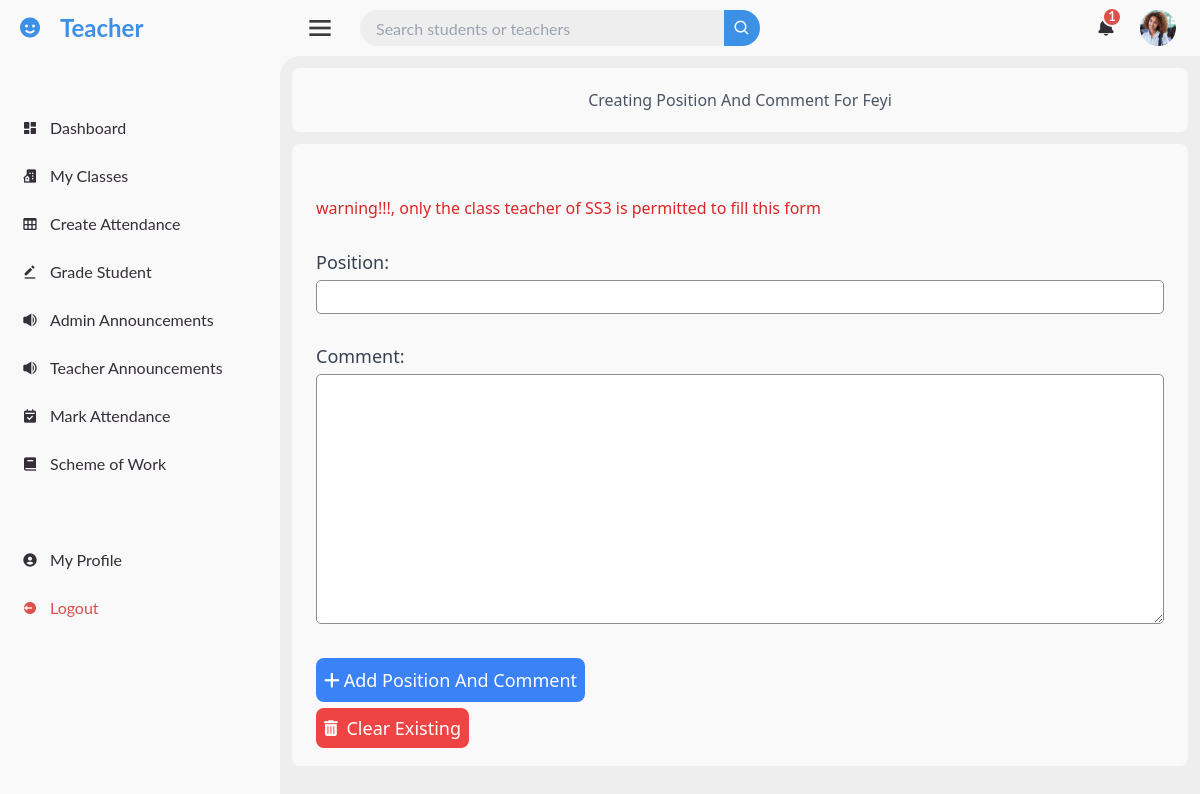
/admin_dashboard/mystudents/grade-student-position/4/student_position_and_comment/ (signed in), run on the app's committed database.
### accounts/models.py (models this page shows, shortened)
class CustomUser(AbstractUser):
    email = models.EmailField(unique=True)
    is_approved = models.BooleanField(default=False)
    is_teacher = models.BooleanField(default=False)
    is_student = models.BooleanField(default=False)
    profile_photo = models.ImageField(upload_to='profile_photo/', default='default.jpg', blank=True, null=True)
    USERNAME_FIELD = 'email'
    REQUIRED_FIELDS = ['first_name', 'last_name']
    objects = CustomUserManager()

### administration/models.py (models this page shows)
class Student(models.Model):
    user = models.OneToOneField(User, on_delete=models.CASCADE, related_name="student_profile")
    student_class = models.ForeignKey(Class, on_delete=models.SET_NULL, null=True, related_name='students')
    home_address = models.TextField()
    parent_or_guardian_name = models.CharField(max_length=100)
    parent_or_guardian_phone_number = models.CharField(max_length=15)
    parent_email = models.EmailField(blank=True, null=True, default=None)
    def __str__(self):
        return f"{self.user.first_name} {self.user.last_name}"

### classes/models.py (models this page shows)
class Class(models.Model):
    name = models.CharField(max_length=100)
    subjects = models.ManyToManyField(Subject, related_name='classes')
    def __str__(self):
        return self.name

### teacher/views.py (the view)
# urls.py: path('admin_dashboard/mystudents/grade-student-position/<int:student_id>/student_position_and_comment/', views.student_position_and_comment, name='student_position_and_comment'),
@login_required
def student_position_and_comment(request, student_id):
    if not request.user.is_teacher:
        return HttpResponseForbidden('You do not have permission to access this page.')
    student = get_object_or_404(Student, id=student_id)
    student_position = StudentPosition.objects.filter(student=student).first()
    if request.method == "POST":
        if student_position:
            form = StudentPositionForm(request.POST, instance=student_position)
        else:
            form = StudentPositionForm(request.POST)
        if form.is_valid():
            position_form = form.save(commit=False)
            position_form.student=student
            position_form.save()
            messages.success(request, 'Student Position And Comment Successfully Created')
            return redirect('teacher_class_student_details', student_id=student.user.id)
    else:
        if student_position:
            form =  StudentPositionForm(instance=student_position)
        else:
            form =  StudentPositionForm()
    context={
        'student':student,
        'form':form
    }
    return render(request, 'dashboards/all_teacher_pages/student_position_and_comment.html', context)

### teacher/forms.py
class StudentPositionForm(forms.ModelForm):
    class Meta:
        model = StudentPosition
        fields = ['position', 'comment']
        widgets = {
            'position': forms.TextInput(attrs={'class': 'final-grade'}),
            'comment': forms.Textarea(attrs={'class': 'final-grade'}),
        }

### administration/context_processors.py (called while the page is built)
def notifications(request):
    all_notification, total_notifications = get_admin_notification(request.user)
    return {
        'all_notification': all_notification,
        'total_notifications': total_notifications,
    }

### administration/views.py (called while the page is built, shortened)
def get_admin_notification(user):
    return [], 0

### pages/context_processors.py (called while the page is built)
def notifications(request):
    if request.user.is_authenticated:
        all_notifications, unread_notifications_count = get_user_notifications(request.user)
        return {
            'all_notifications': all_notifications,
            'unread_notifications_count': unread_notifications_count,
        }
    return {
        'all_notifications': [],
        'unread_notifications_count': 0,
    }

### pages/views.py (called while the page is built)
def get_user_notifications(user):
    notifications = Notification.objects.filter(user=user).order_by('-created_at')
    if user.is_student:
        grade_notifications = GradeNotification.objects.filter(recipient=user).order_by('-created_at')
        class_notifications = ClassNotification.objects.filter(user=user).order_by('-created_at')
    else:
        grade_notifications = []
        class_notifications = []
    all_notifications = sorted(
        chain(notifications, grade_notifications, class_notifications),
        key=attrgetter('created_at'),
        reverse=True
    )
    total_unread_count = (
        notifications.filter(is_read=False).count() +
        (grade_notifications.filter(is_read=False).count() if user.is_student else 0) +
        (class_notifications.filter(is_read=False).count() if user.is_student else 0)
    )
    return all_notifications, total_unread_count

### templates/dashboards/all_teacher_pages/student_position_and_comment.html (shortened to what this page needs)
{% extends 'dashboards/all_teacher_pages/base.html' %}
{% load static %}
{% block section %}
<p class="text-center p-5 m-3 rounded-lg font-medium text-gray-600" style="background-color: #F9F9F9;">Creating Position And Comment For {{student}}</p>
<div class="p-6 m-3 rounded-lg" style="background-color: #F9F9F9;">
    <form action="" method="post">
        <p class="text-red-600 py-7">warning!!!, only the class teacher of {{student.student_class}} is permitted to fill this form</p>
        <div class="mb-7">
            <p class="text-lg font-medium text-gray-700 mb-1">{{form.position.label_tag}}</p>
            {{form.position}}
        </div>
        <div class="mb-7">
            <p class="text-lg font-medium text-gray-700 mb-1">{{form.comment.label_tag}}</p>
            {{form.comment}}
        </div>
        <button class="bg-blue-500 text-white md:py-2 py-1 px-1 md:px-2 rounded-lg md:text-lg md:font-medium font-normal mb-3 text-normal hover:bg-blue-300" type="submit"><i class="fa-solid fa-plus"></i><span class="pl-1">Add Position And Comment</span></button><br>
        <a href="{%url 'clear_student_position' student_id=student.id%}" class="bg-red-500 text-white md:py-2 py-1 px-1 md:px-2 rounded-lg md:text-lg text-normal md:font-medium font-normal mb-1 hover:bg-red-300" ><i class="fa-solid fa-trash-can fa-sm"></i> <span class="pl-1">Clear Existing</span></a>
    </form>
</div>
{% endblock section %}

### templates/dashboards/all_teacher_pages/base.html (shortened to what this page needs)
{%extends 'dashboards/base.html'%}
{%load static%}
{%block content%}
{% url 'teacher_class_list' as teacher_class_list %}
{% url 'teacher_dashboard' as teacher_dashboard %}
{% url 'select_class_attendance' as select_class_attendance %}
{% url 'grade_student_nav' as grade_student_nav %}
{% url 'annoucements' as annoucements%}
{% url 'teacher_details_page' as teacher_details_page %}
{% url 'Choose_class_to_mark' as Choose_class_to_mark %}
{%url 'scheme_of_work_class' as scheme_of_work_class%}
{%url 'view_teacher_notification' as view_teacher_notification%}
    <section id="sidebar">
        <a href="{{teacher_dashboard}}" class="brand">
            <i class='bx bxs-smile' ></i>
            <span class="text">Teacher</span>
        </a>
        <ul class="side-menu top">
            <li class="{%if request.path == teacher_dashboard%}active{%else%}{%endif%}">
                <a href="{{teacher_dashboard}}">
                    <i class='bx bxs-dashboard' ></i>
                    <span class="text">Dashboard</span>
                </a>
            </li>
            <li class="{%if request.path == teacher_class_list%}active{%else%}{%endif%}">
                <a href="{{teacher_class_list}}">
                    <i class='bx bxs-building-house' ></i>
                    <span class="text">My Classes</span>
                </a>
            </li>
            <li class="{%if request.path == select_class_attendance%}active{%else%}{%endif%}">
                <a href="{% url 'select_class_attendance'%}">
                    <i class='bx bx-table' ></i>
                    <span class="text">Create Attendance</span>
                </a>
            </li>
            <li class="{%if request.path == grade_student_nav%}active{%else%}{%endif%}">
                <a href="{{grade_student_nav}}">
                    <i class='bx bxs-edit-alt'></i>
                    <span class="text">Grade Student</span>
                </a>
            </li>
            <li class="{%if request.path == annoucements%}active{%else%}{%endif%}">
                <a href="{{annoucements}}">
                    <i class='bx bxs-volume-full' ></i>
                    <span class="text">Admin Announcements</span>
                </a>
            </li>
            <li class="{%if request.path == view_teacher_notification%}active{%else%}{%endif%}">
                <a href="{{view_teacher_notification}}">
                    <i class='bx bxs-volume-full' ></i>
                    <span class="text">Teacher Announcements</span>
                </a>
            </li>
            <li class="{%if request.path == Choose_class_to_mark%}active{%else%}{%endif%}">
                <a href="{% url 'Choose_class_to_mark'%}">
                    <i class='bx bxs-calendar-check'></i>
                    <span class="text">Mark Attendance</span>
                </a>
            </li>
            <li class="{% if request.path == scheme_of_work_class %}active{% endif %}">
                <a href="{{scheme_of_work_class}}">
                    <i class='bx bxs-book'></i>
                    <span class="text">Scheme of Work</span>
                </a>
            </li>
        </ul>
    <ul class="side-menu">
        <li class="{%if request.path == teacher_details_page%}active{%else%}{%endif%}">
            <a href="{%url 'teacher_details_page'%}">
                <i class='bx bxs-user-circle' ></i>
                <span class="text">My Profile</span>
            </a>
        </li>
        <li>
            <a href="{%url 'logout'%}" class="logout">
                <i class='bx bxs-log-out-circle' ></i>
                <span class="text">Logout</span>
            </a>
        </li>
    </ul>
    </section>
    <section id="content">
         <nav>
            <i class='bx bx-menu' style="font-size: 32px; color: rgb(58, 58, 58);"></i>
            <form method="GET" action="{% url 'teacher_search_results_view' %}">
                <div class="form-input">
                    <input type="search" name="query" placeholder="Search students or teachers">
                    <button type="submit" class="search-btn"><i class='bx bx-search'></i></button>
                </div>
            </form>
            <a href="#" class="notification" id="notificationBell">
                <i class='bx bxs-bell'></i>
                <span class="num">{{ unread_notifications_count }}</span>
            </a>
            <a href="{%url 'teacher_details_page'%}" class="profile">
                <img src="{{ request.user.profile_photo.url }}" alt="Profile Photo">
            </a>
         </nav>
        {%block section%}
        {%endblock section%}
    </section>
{%endblock content%}

### static/css/dashboard.css (style rules this page uses)
* { margin: 0; padding: 0; box-sizing: border-box; }
a { text-decoration: none; }
li { list-style: none; }
:root { --poppins: 'Poppins', sans-serif; --lato: 'Lato', sans-serif; --light: #F9F9F9; --blue: #3C91E6; --light-blue: #CFE8FF; --grey: #EEE; --dark-grey: #AAAAAA; --dark: #342E37; --red: #DB504A; --yellow: #FFCE26; --light-yellow: #FFF26C; --orange: #FD7238; --light-orange: #ffc19e; }
html { overflow-x: hidden; }
body { background: var(--grey); }
#sidebar { position: fixed; top: 0; left: 0; width: 280px; height: 100%; background: var(--light); z-index: 1000; font-family: var(--lato); transition: .3s ease; overflow-x: hidden; }
#sidebar .brand { font-size: 24px; font-weight: 700; height: 56px; display: flex; align-items: center; color: var(--blue); }
#sidebar .brand .bx { min-width: 60px; display: flex; justify-content: center; }
#sidebar .side-menu { width: 100%; margin-top: 48px; }
#sidebar .side-menu li { height: 48px; background: transparent; margin-left: 6px; border-radius: 48px 0 0 48px; padding: 4px; }
#sidebar .side-menu li a { width: 100%; height: 100%; background: var(--light); display: flex; align-items: center; border-radius: 48px; font-size: 16px; color: var(--dark); white-space: nowrap; overflow-x: hidden; }
#sidebar .side-menu li a .bx { min-width: calc(60px - ((4px + 6px) * 2)); display: flex; justify-content: center; }
#sidebar .side-menu li .logout { color: var(--red); }
#content { position: relative; width: calc(100% - 280px); left: 280px; transition: .3s ease; }
#content nav { height: 56px; background: var(--light); padding: 0 24px; display: flex; align-items: center; grid-gap: 24px; font-family: var(--lato); position: relative; }
#content nav::before { content: ''; position: absolute; width: 40px; height: 40px; bottom: -40px; left: 0; border-radius: 50%; box-shadow: -20px -20px 0 var(--light); }
#content nav a { color: var(--dark); }
#content nav .bx.bx-menu { cursor: pointer; }
#content nav form { max-width: 400px; width: 100%; margin-right: auto; }
#content nav form .form-input { display: flex; align-items: center; height: 36px; }
#content nav form .form-input input { flex-grow: 1; padding: 0 16px; height: 100%; border: none; background: var(--grey); border-radius: 36px 0 0 36px; outline: none; }
#content nav form .form-input button { width: 36px; height: 100%; display: flex; justify-content: center; align-items: center; background: var(--blue); color: var(--light); font-size: 18px; border: none; outline: none; border-radius: 0 36px 36px 0; cursor: pointer; }
#content nav .notification { font-size: 20px; position: relative; }
#content nav .notification .num { position: absolute; top: -6px; right: -6px; width: 20px; height: 20px; border-radius: 50%; border: 2px solid var(--light); background: var(--red); color: var(--light); font-weight: 700; font-size: 13px; display: flex; justify-content: center; align-items: center; }
#content nav .profile img { width: 36px; height: 36px; object-fit: cover; border-radius: 50%; }

### templates/dashboards/base.html (style rules this page uses)
.final-grade { width: 100%; border: 1px solid rgb(142, 141, 141); border-radius: 5px; padding: 4px; }

### data on the page
CustomUser: user.profile_photo (picture)
Student: user.last_name "Feyi", student_class "SS3"

### other printed values
{{ unread_notifications_count }} "1"
